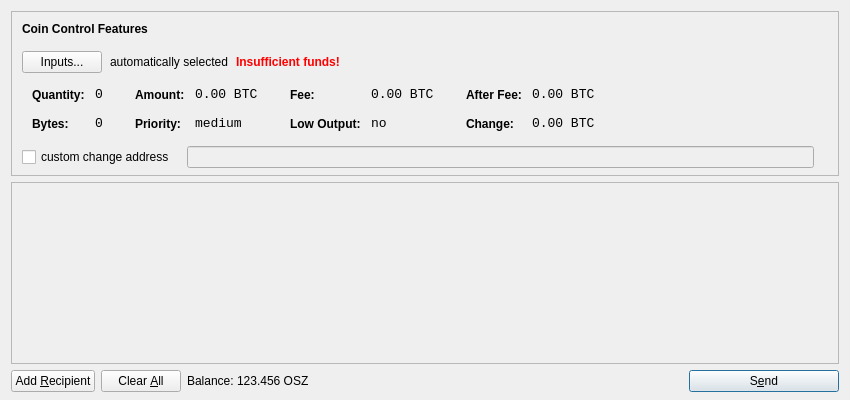
<?xml version="1.0" encoding="UTF-8"?>
<ui version="4.0">
 <class>SendCoinsDialog</class>
 <widget class="QDialog" name="SendCoinsDialog">
  <property name="geometry">
   <rect>
    <x>0</x>
    <y>0</y>
    <width>850</width>
    <height>400</height>
   </rect>
  </property>
  <property name="windowTitle">
   <string>Send Coins</string>
  </property>
  <layout class="QVBoxLayout" name="verticalLayout" stretch="0,1,0">
   <property name="bottomMargin">
    <number>8</number>
   </property>
   <item>
    <widget class="QFrame" name="frameCoinControl">
     <property name="sizePolicy">
      <sizepolicy hsizetype="Expanding" vsizetype="Expanding">
       <horstretch>0</horstretch>
       <verstretch>0</verstretch>
      </sizepolicy>
     </property>
     <property name="maximumSize">
      <size>
       <width>16777215</width>
       <height>16777215</height>
      </size>
     </property>
     <property name="frameShape">
      <enum>QFrame::StyledPanel</enum>
     </property>
     <property name="frameShadow">
      <enum>QFrame::Sunken</enum>
     </property>
     <layout class="QVBoxLayout" name="verticalLayoutCoinControl2">
      <property name="spacing">
       <number>-1</number>
      </property>
      <property name="leftMargin">
       <number>0</number>
      </property>
      <property name="topMargin">
       <number>0</number>
      </property>
      <property name="rightMargin">
       <number>0</number>
      </property>
      <property name="bottomMargin">
       <number>6</number>
      </property>
      <item>
       <layout class="QVBoxLayout" name="verticalLayoutCoinControl" stretch="0,0,0,0,1">
        <property name="spacing">
         <number>0</number>
        </property>
        <property name="leftMargin">
         <number>10</number>
        </property>
        <property name="topMargin">
         <number>10</number>
        </property>
        <item>
         <layout class="QHBoxLayout" name="horizontalLayoutCoinControl1">
          <property name="bottomMargin">
           <number>15</number>
          </property>
          <item>
           <widget class="QLabel" name="labelCoinControlFeatures">
            <property name="sizePolicy">
             <sizepolicy hsizetype="Preferred" vsizetype="Maximum">
              <horstretch>0</horstretch>
              <verstretch>0</verstretch>
             </sizepolicy>
            </property>
            <property name="font">
             <font>
              <weight>75</weight>
              <bold>true</bold>
             </font>
            </property>
            <property name="styleSheet">
             <string notr="true">font-weight:bold;</string>
            </property>
            <property name="text">
             <string>Coin Control Features</string>
            </property>
           </widget>
          </item>
         </layout>
        </item>
        <item>
         <layout class="QHBoxLayout" name="horizontalLayoutCoinControl2" stretch="0,0,0,0">
          <property name="spacing">
           <number>8</number>
          </property>
          <property name="bottomMargin">
           <number>10</number>
          </property>
          <item>
           <widget class="QPushButton" name="pushButtonCoinControl">
            <property name="styleSheet">
             <string notr="true"/>
            </property>
            <property name="text">
             <string>Inputs...</string>
            </property>
           </widget>
          </item>
          <item>
           <widget class="QLabel" name="labelCoinControlAutomaticallySelected">
            <property name="text">
             <string>automatically selected</string>
            </property>
            <property name="margin">
             <number>5</number>
            </property>
           </widget>
          </item>
          <item>
           <widget class="QLabel" name="labelCoinControlInsuffFunds">
            <property name="font">
             <font>
              <weight>75</weight>
              <bold>true</bold>
             </font>
            </property>
            <property name="styleSheet">
             <string notr="true">color:red;font-weight:bold;</string>
            </property>
            <property name="text">
             <string>Insufficient funds!</string>
            </property>
            <property name="margin">
             <number>5</number>
            </property>
           </widget>
          </item>
          <item>
           <spacer name="horizontalSpacerCoinControl">
            <property name="orientation">
             <enum>Qt::Horizontal</enum>
            </property>
            <property name="sizeHint" stdset="0">
             <size>
              <width>40</width>
              <height>1</height>
             </size>
            </property>
           </spacer>
          </item>
         </layout>
        </item>
        <item>
         <widget class="QWidget" name="widgetCoinControl" native="true">
          <property name="sizePolicy">
           <sizepolicy hsizetype="Preferred" vsizetype="Preferred">
            <horstretch>0</horstretch>
            <verstretch>0</verstretch>
           </sizepolicy>
          </property>
          <property name="minimumSize">
           <size>
            <width>0</width>
            <height>0</height>
           </size>
          </property>
          <property name="styleSheet">
           <string notr="true"/>
          </property>
          <layout class="QHBoxLayout" name="horizontalLayoutCoinControl5">
           <property name="margin">
            <number>0</number>
           </property>
           <item>
            <layout class="QHBoxLayout" name="horizontalLayoutCoinControl3" stretch="0,0,0,1">
             <property name="spacing">
              <number>20</number>
             </property>
             <property name="topMargin">
              <number>0</number>
             </property>
             <property name="bottomMargin">
              <number>10</number>
             </property>
             <item>
              <layout class="QFormLayout" name="formLayoutCoinControl1">
               <property name="horizontalSpacing">
                <number>10</number>
               </property>
               <property name="verticalSpacing">
                <number>14</number>
               </property>
               <property name="leftMargin">
                <number>10</number>
               </property>
               <property name="topMargin">
                <number>4</number>
               </property>
               <property name="rightMargin">
                <number>6</number>
               </property>
               <item row="0" column="0">
                <widget class="QLabel" name="labelCoinControlQuantityText">
                 <property name="styleSheet">
                  <string notr="true">font-weight:bold;</string>
                 </property>
                 <property name="text">
                  <string>Quantity:</string>
                 </property>
                 <property name="margin">
                  <number>0</number>
                 </property>
                </widget>
               </item>
               <item row="0" column="1">
                <widget class="QLabel" name="labelCoinControlQuantity">
                 <property name="font">
                  <font>
                   <family>Monospace</family>
                   <pointsize>10</pointsize>
                  </font>
                 </property>
                 <property name="cursor">
                  <cursorShape>IBeamCursor</cursorShape>
                 </property>
                 <property name="contextMenuPolicy">
                  <enum>Qt::ActionsContextMenu</enum>
                 </property>
                 <property name="text">
                  <string notr="true">0</string>
                 </property>
                 <property name="margin">
                  <number>0</number>
                 </property>
                 <property name="textInteractionFlags">
                  <set>Qt::LinksAccessibleByMouse|Qt::TextSelectableByKeyboard|Qt::TextSelectableByMouse</set>
                 </property>
                </widget>
               </item>
               <item row="1" column="0">
                <widget class="QLabel" name="labelCoinControlBytesText">
                 <property name="styleSheet">
                  <string notr="true">font-weight:bold;</string>
                 </property>
                 <property name="text">
                  <string>Bytes:</string>
                 </property>
                </widget>
               </item>
               <item row="1" column="1">
                <widget class="QLabel" name="labelCoinControlBytes">
                 <property name="font">
                  <font>
                   <family>Monospace</family>
                   <pointsize>10</pointsize>
                  </font>
                 </property>
                 <property name="cursor">
                  <cursorShape>IBeamCursor</cursorShape>
                 </property>
                 <property name="contextMenuPolicy">
                  <enum>Qt::ActionsContextMenu</enum>
                 </property>
                 <property name="text">
                  <string notr="true">0</string>
                 </property>
                 <property name="textInteractionFlags">
                  <set>Qt::LinksAccessibleByMouse|Qt::TextSelectableByKeyboard|Qt::TextSelectableByMouse</set>
                 </property>
                </widget>
               </item>
              </layout>
             </item>
             <item>
              <layout class="QFormLayout" name="formLayoutCoinControl2">
               <property name="horizontalSpacing">
                <number>10</number>
               </property>
               <property name="verticalSpacing">
                <number>14</number>
               </property>
               <property name="leftMargin">
                <number>6</number>
               </property>
               <property name="topMargin">
                <number>4</number>
               </property>
               <property name="rightMargin">
                <number>6</number>
               </property>
               <item row="0" column="0">
                <widget class="QLabel" name="labelCoinControlAmountText">
                 <property name="styleSheet">
                  <string notr="true">font-weight:bold;</string>
                 </property>
                 <property name="text">
                  <string>Amount:</string>
                 </property>
                 <property name="margin">
                  <number>0</number>
                 </property>
                </widget>
               </item>
               <item row="0" column="1">
                <widget class="QLabel" name="labelCoinControlAmount">
                 <property name="font">
                  <font>
                   <family>Monospace</family>
                   <pointsize>10</pointsize>
                  </font>
                 </property>
                 <property name="cursor">
                  <cursorShape>IBeamCursor</cursorShape>
                 </property>
                 <property name="contextMenuPolicy">
                  <enum>Qt::ActionsContextMenu</enum>
                 </property>
                 <property name="text">
                  <string notr="true">0.00 BTC</string>
                 </property>
                 <property name="textInteractionFlags">
                  <set>Qt::LinksAccessibleByMouse|Qt::TextSelectableByKeyboard|Qt::TextSelectableByMouse</set>
                 </property>
                </widget>
               </item>
               <item row="1" column="0">
                <widget class="QLabel" name="labelCoinControlPriorityText">
                 <property name="styleSheet">
                  <string notr="true">font-weight:bold;</string>
                 </property>
                 <property name="text">
                  <string>Priority:</string>
                 </property>
                </widget>
               </item>
               <item row="1" column="1">
                <widget class="QLabel" name="labelCoinControlPriority">
                 <property name="font">
                  <font>
                   <family>Monospace</family>
                   <pointsize>10</pointsize>
                  </font>
                 </property>
                 <property name="cursor">
                  <cursorShape>IBeamCursor</cursorShape>
                 </property>
                 <property name="contextMenuPolicy">
                  <enum>Qt::ActionsContextMenu</enum>
                 </property>
                 <property name="text">
                  <string>medium</string>
                 </property>
                 <property name="textInteractionFlags">
                  <set>Qt::LinksAccessibleByMouse|Qt::TextSelectableByKeyboard|Qt::TextSelectableByMouse</set>
                 </property>
                </widget>
               </item>
              </layout>
             </item>
             <item>
              <layout class="QFormLayout" name="formLayoutCoinControl3">
               <property name="horizontalSpacing">
                <number>10</number>
               </property>
               <property name="verticalSpacing">
                <number>14</number>
               </property>
               <property name="leftMargin">
                <number>6</number>
               </property>
               <property name="topMargin">
                <number>4</number>
               </property>
               <property name="rightMargin">
                <number>6</number>
               </property>
               <item row="0" column="0">
                <widget class="QLabel" name="labelCoinControlFeeText">
                 <property name="styleSheet">
                  <string notr="true">font-weight:bold;</string>
                 </property>
                 <property name="text">
                  <string>Fee:</string>
                 </property>
                 <property name="margin">
                  <number>0</number>
                 </property>
                </widget>
               </item>
               <item row="0" column="1">
                <widget class="QLabel" name="labelCoinControlFee">
                 <property name="font">
                  <font>
                   <family>Monospace</family>
                   <pointsize>10</pointsize>
                  </font>
                 </property>
                 <property name="cursor">
                  <cursorShape>IBeamCursor</cursorShape>
                 </property>
                 <property name="contextMenuPolicy">
                  <enum>Qt::ActionsContextMenu</enum>
                 </property>
                 <property name="text">
                  <string notr="true">0.00 BTC</string>
                 </property>
                 <property name="textInteractionFlags">
                  <set>Qt::LinksAccessibleByMouse|Qt::TextSelectableByKeyboard|Qt::TextSelectableByMouse</set>
                 </property>
                </widget>
               </item>
               <item row="1" column="0">
                <widget class="QLabel" name="labelCoinControlLowOutputText">
                 <property name="styleSheet">
                  <string notr="true">font-weight:bold;</string>
                 </property>
                 <property name="text">
                  <string>Low Output:</string>
                 </property>
                </widget>
               </item>
               <item row="1" column="1">
                <widget class="QLabel" name="labelCoinControlLowOutput">
                 <property name="font">
                  <font>
                   <family>Monospace</family>
                   <pointsize>10</pointsize>
                  </font>
                 </property>
                 <property name="cursor">
                  <cursorShape>IBeamCursor</cursorShape>
                 </property>
                 <property name="contextMenuPolicy">
                  <enum>Qt::ActionsContextMenu</enum>
                 </property>
                 <property name="text">
                  <string>no</string>
                 </property>
                 <property name="textInteractionFlags">
                  <set>Qt::LinksAccessibleByMouse|Qt::TextSelectableByKeyboard|Qt::TextSelectableByMouse</set>
                 </property>
                </widget>
               </item>
              </layout>
             </item>
             <item>
              <layout class="QFormLayout" name="formLayoutCoinControl4">
               <property name="horizontalSpacing">
                <number>10</number>
               </property>
               <property name="verticalSpacing">
                <number>14</number>
               </property>
               <property name="leftMargin">
                <number>6</number>
               </property>
               <property name="topMargin">
                <number>4</number>
               </property>
               <property name="rightMargin">
                <number>6</number>
               </property>
               <item row="0" column="0">
                <widget class="QLabel" name="labelCoinControlAfterFeeText">
                 <property name="styleSheet">
                  <string notr="true">font-weight:bold;</string>
                 </property>
                 <property name="text">
                  <string>After Fee:</string>
                 </property>
                 <property name="margin">
                  <number>0</number>
                 </property>
                </widget>
               </item>
               <item row="0" column="1">
                <widget class="QLabel" name="labelCoinControlAfterFee">
                 <property name="font">
                  <font>
                   <family>Monospace</family>
                   <pointsize>10</pointsize>
                  </font>
                 </property>
                 <property name="cursor">
                  <cursorShape>IBeamCursor</cursorShape>
                 </property>
                 <property name="contextMenuPolicy">
                  <enum>Qt::ActionsContextMenu</enum>
                 </property>
                 <property name="text">
                  <string notr="true">0.00 BTC</string>
                 </property>
                 <property name="textInteractionFlags">
                  <set>Qt::LinksAccessibleByMouse|Qt::TextSelectableByKeyboard|Qt::TextSelectableByMouse</set>
                 </property>
                </widget>
               </item>
               <item row="1" column="0">
                <widget class="QLabel" name="labelCoinControlChangeText">
                 <property name="styleSheet">
                  <string notr="true">font-weight:bold;</string>
                 </property>
                 <property name="text">
                  <string>Change:</string>
                 </property>
                </widget>
               </item>
               <item row="1" column="1">
                <widget class="QLabel" name="labelCoinControlChange">
                 <property name="font">
                  <font>
                   <family>Monospace</family>
                   <pointsize>10</pointsize>
                  </font>
                 </property>
                 <property name="cursor">
                  <cursorShape>IBeamCursor</cursorShape>
                 </property>
                 <property name="contextMenuPolicy">
                  <enum>Qt::ActionsContextMenu</enum>
                 </property>
                 <property name="text">
                  <string notr="true">0.00 BTC</string>
                 </property>
                 <property name="textInteractionFlags">
                  <set>Qt::LinksAccessibleByMouse|Qt::TextSelectableByKeyboard|Qt::TextSelectableByMouse</set>
                 </property>
                </widget>
               </item>
              </layout>
             </item>
            </layout>
           </item>
          </layout>
         </widget>
        </item>
        <item>
         <layout class="QHBoxLayout" name="horizontalLayoutCoinControl4" stretch="0,0,0">
          <property name="spacing">
           <number>12</number>
          </property>
          <property name="sizeConstraint">
           <enum>QLayout::SetDefaultConstraint</enum>
          </property>
          <property name="topMargin">
           <number>5</number>
          </property>
          <property name="rightMargin">
           <number>5</number>
          </property>
          <item>
           <widget class="QCheckBox" name="checkBoxCoinControlChange">
            <property name="text">
             <string>custom change address</string>
            </property>
           </widget>
          </item>
          <item>
           <widget class="QLineEdit" name="lineEditCoinControlChange">
            <property name="enabled">
             <bool>false</bool>
            </property>
            <property name="sizePolicy">
             <sizepolicy hsizetype="Expanding" vsizetype="Fixed">
              <horstretch>0</horstretch>
              <verstretch>0</verstretch>
             </sizepolicy>
            </property>
           </widget>
          </item>
          <item>
           <widget class="QLabel" name="labelCoinControlChangeLabel">
            <property name="sizePolicy">
             <sizepolicy hsizetype="Preferred" vsizetype="Expanding">
              <horstretch>0</horstretch>
              <verstretch>0</verstretch>
             </sizepolicy>
            </property>
            <property name="minimumSize">
             <size>
              <width>0</width>
              <height>0</height>
             </size>
            </property>
            <property name="text">
             <string/>
            </property>
            <property name="margin">
             <number>3</number>
            </property>
           </widget>
          </item>
         </layout>
        </item>
        <item>
         <spacer name="verticalSpacerCoinControl">
          <property name="orientation">
           <enum>Qt::Vertical</enum>
          </property>
          <property name="sizeHint" stdset="0">
           <size>
            <width>800</width>
            <height>1</height>
           </size>
          </property>
         </spacer>
        </item>
       </layout>
      </item>
     </layout>
    </widget>
   </item>
   <item>
    <widget class="QScrollArea" name="scrollArea">
     <property name="widgetResizable">
      <bool>true</bool>
     </property>
     <widget class="QWidget" name="scrollAreaWidgetContents">
      <property name="geometry">
       <rect>
        <x>0</x>
        <y>0</y>
        <width>830</width>
        <height>165</height>
       </rect>
      </property>
      <layout class="QVBoxLayout" name="verticalLayout_2">
       <property name="margin">
        <number>0</number>
       </property>
       <item>
        <layout class="QVBoxLayout" name="entries">
         <property name="spacing">
          <number>6</number>
         </property>
        </layout>
       </item>
       <item>
        <spacer name="verticalSpacer">
         <property name="orientation">
          <enum>Qt::Vertical</enum>
         </property>
         <property name="sizeHint" stdset="0">
          <size>
           <width>20</width>
           <height>40</height>
          </size>
         </property>
        </spacer>
       </item>
      </layout>
     </widget>
    </widget>
   </item>
   <item>
    <layout class="QHBoxLayout" name="horizontalLayout">
     <item>
      <widget class="QPushButton" name="addButton">
       <property name="toolTip">
        <string>Send to multiple recipients at once</string>
       </property>
       <property name="text">
        <string>Add &amp;Recipient</string>
       </property>
       <property name="icon">
        <iconset resource="../bitcoin.qrc">
         <normaloff>:/icons/add</normaloff>:/icons/add</iconset>
       </property>
       <property name="autoDefault">
        <bool>false</bool>
       </property>
      </widget>
     </item>
     <item>
      <widget class="QPushButton" name="clearButton">
       <property name="sizePolicy">
        <sizepolicy hsizetype="Minimum" vsizetype="Fixed">
         <horstretch>0</horstretch>
         <verstretch>0</verstretch>
        </sizepolicy>
       </property>
       <property name="toolTip">
        <string>Remove all transaction fields</string>
       </property>
       <property name="text">
        <string>Clear &amp;All</string>
       </property>
       <property name="icon">
        <iconset resource="../bitcoin.qrc">
         <normaloff>:/icons/remove</normaloff>:/icons/remove</iconset>
       </property>
       <property name="autoRepeatDelay">
        <number>300</number>
       </property>
       <property name="autoDefault">
        <bool>false</bool>
       </property>
      </widget>
     </item>
     <item>
      <layout class="QHBoxLayout" name="horizontalLayout_2">
       <property name="spacing">
        <number>3</number>
       </property>
       <item>
        <widget class="QLabel" name="label">
         <property name="text">
          <string>Balance:</string>
         </property>
        </widget>
       </item>
       <item>
        <widget class="QLabel" name="labelBalance">
         <property name="cursor">
          <cursorShape>IBeamCursor</cursorShape>
         </property>
         <property name="text">
          <string>123.456 OSZ</string>
         </property>
         <property name="textInteractionFlags">
          <set>Qt::LinksAccessibleByMouse|Qt::TextSelectableByKeyboard|Qt::TextSelectableByMouse</set>
         </property>
        </widget>
       </item>
      </layout>
     </item>
     <item>
      <spacer name="horizontalSpacer">
       <property name="orientation">
        <enum>Qt::Horizontal</enum>
       </property>
       <property name="sizeHint" stdset="0">
        <size>
         <width>40</width>
         <height>20</height>
        </size>
       </property>
      </spacer>
     </item>
     <item>
      <widget class="QPushButton" name="sendButton">
       <property name="minimumSize">
        <size>
         <width>150</width>
         <height>0</height>
        </size>
       </property>
       <property name="toolTip">
        <string>Confirm the send action</string>
       </property>
       <property name="text">
        <string>S&amp;end</string>
       </property>
       <property name="icon">
        <iconset resource="../bitcoin.qrc">
         <normaloff>:/icons/send</normaloff>:/icons/send</iconset>
       </property>
       <property name="default">
        <bool>true</bool>
       </property>
      </widget>
     </item>
    </layout>
   </item>
  </layout>
 </widget>
 <resources>
  <include location="../bitcoin.qrc"/>
 </resources>
 <connections/>
</ui>
